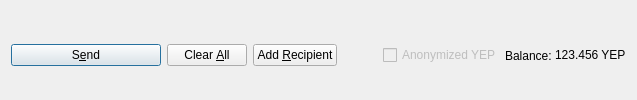
         <widget class="QFrame" name="frame_Send">
          <layout class="QHBoxLayout" name="horizontalLayout">
           <property name="bottomMargin">
            <number>0</number>
           </property>
           <item>
            <widget class="QPushButton" name="sendButton">
             <property name="minimumSize">
              <size>
               <width>150</width>
               <height>0</height>
              </size>
             </property>
             <property name="toolTip">
              <string>Confirm the send action</string>
             </property>
             <property name="text">
              <string>S&amp;end</string>
             </property>
             <property name="icon">
              <iconset resource="../yep.qrc">
               <normaloff>:/icons/send</normaloff>:/icons/send</iconset>
             </property>
             <property name="autoDefault">
              <bool>false</bool>
             </property>
             <property name="default">
              <bool>true</bool>
             </property>
            </widget>
           </item>
           <item>
            <widget class="QPushButton" name="clearButton">
             <property name="sizePolicy">
              <sizepolicy hsizetype="Minimum" vsizetype="Fixed">
               <horstretch>0</horstretch>
               <verstretch>0</verstretch>
              </sizepolicy>
             </property>
             <property name="toolTip">
              <string>Clear all fields of the form.</string>
             </property>
             <property name="text">
              <string>Clear &amp;All</string>
             </property>
             <property name="icon">
              <iconset resource="../yep.qrc">
               <normaloff>:/icons/remove</normaloff>:/icons/remove</iconset>
             </property>
             <property name="autoDefault">
              <bool>false</bool>
             </property>
            </widget>
           </item>
           <item>
            <widget class="QPushButton" name="addButton">
             <property name="toolTip">
              <string>Send to multiple recipients at once</string>
             </property>
             <property name="text">
              <string>Add &amp;Recipient</string>
             </property>
             <property name="icon">
              <iconset resource="../yep.qrc">
               <normaloff>:/icons/add</normaloff>:/icons/add</iconset>
             </property>
             <property name="autoDefault">
              <bool>false</bool>
             </property>
            </widget>
           </item>
           <item>
            <spacer name="horizontalSpacer">
             <property name="orientation">
              <enum>Qt::Horizontal</enum>
             </property>
             <property name="sizeHint" stdset="0">
              <size>
               <width>40</width>
               <height>20</height>
              </size>
             </property>
            </spacer>
           </item>
           <item>
            <layout class="QHBoxLayout" name="horizontalLayout_2">
             <property name="spacing">
              <number>3</number>
             </property>
             <item>
              <widget class="QCheckBox" name="checkzyep">
               <property name="enabled">
                <bool>false</bool>
               </property>
               <property name="text">
                <string>Anonymized YEP</string>
               </property>
              </widget>
             </item>
             <item>
              <widget class="QLabel" name="label">
               <property name="text">
                <string>Balance:</string>
               </property>
              </widget>
             </item>
             <item>
              <widget class="QLabel" name="labelBalance">
               <property name="sizePolicy">
                <sizepolicy hsizetype="Preferred" vsizetype="Fixed">
                 <horstretch>0</horstretch>
                 <verstretch>0</verstretch>
                </sizepolicy>
               </property>
               <property name="cursor">
                <cursorShape>IBeamCursor</cursorShape>
               </property>
               <property name="text">
                <string notr="true">123.456 YEP</string>
               </property>
               <property name="textInteractionFlags">
                <set>Qt::LinksAccessibleByMouse|Qt::TextSelectableByKeyboard|Qt::TextSelectableByMouse</set>
               </property>
              </widget>
             </item>
            </layout>
           </item>
          </layout>
         </widget>
